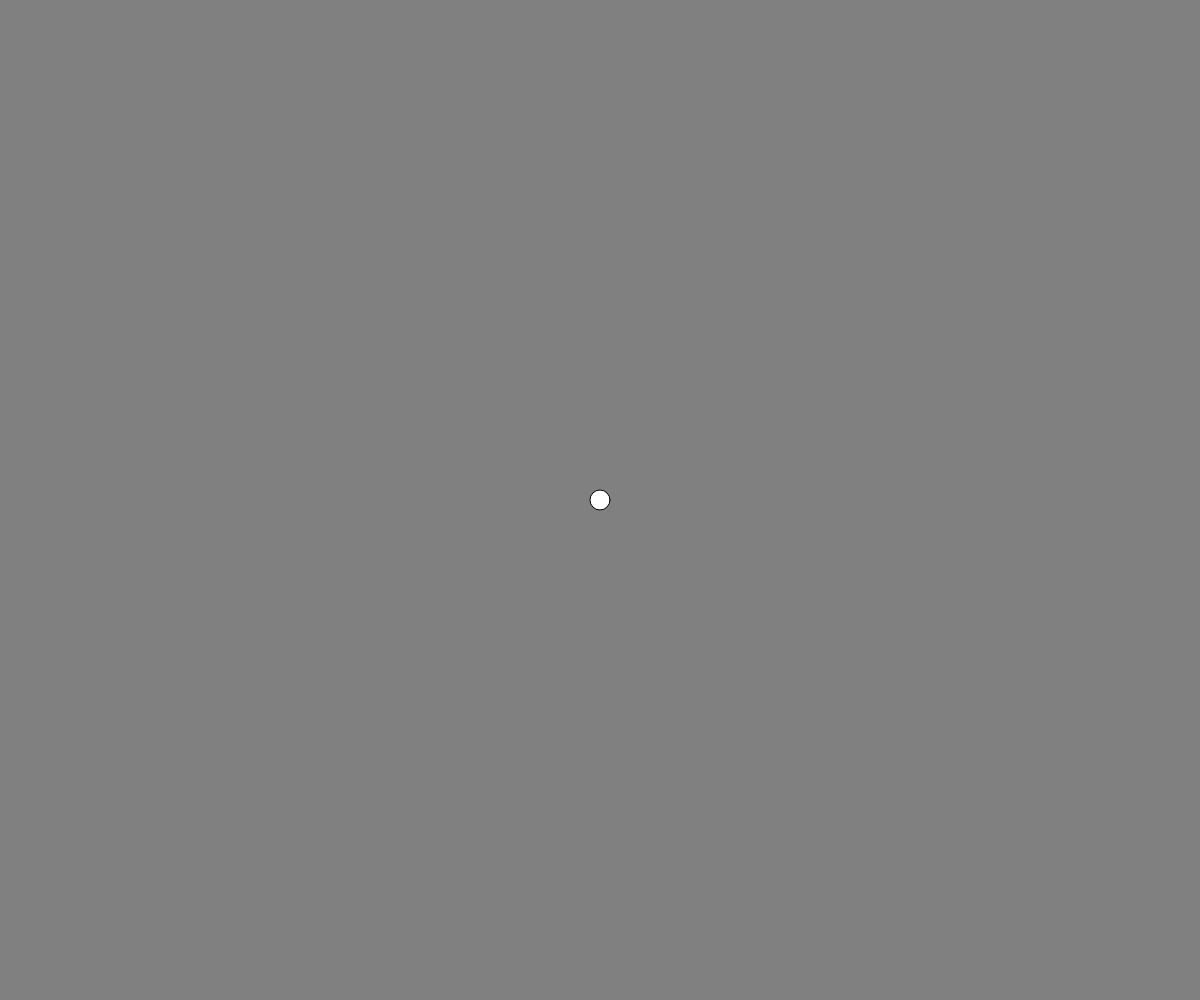
Frame 1 (no input)
Frame 60 (no input): identical to frame 1, image omitted
Frame 120 (the mouse pressed at the canvas centre since frame 60): identical to frame 1, image omitted

The p5.js sketch that drew this single still picture (run headless with seeded random() and noise() and a simulated clock; from frame 60 on, the mouse is pressed at the canvas centre):

// p5.js sketch
// ── sketch.js
//keyPressed(), keyCode
// valor ASCII -> key (case unsensitive): teclas que tenham valor ascii, o valor ascii fica armazenado em 'key'
// teclas sem valor ASCII, a variável keyCode armazena: BACKSPACE, DELETE, ENTER, RETURN, ESCAPE, SHIFT, CONTROL, OPTION, ALT, UP_ARROW, DOWN_ARROW, LEFT_ARROW, RIGHT_ARROW
//https://www.c-sharpcorner.com/blogs/ascii-key-code-value1
//
//return false;

let x, y;
let colores = ['white', 'red', 'green', 'orange', 'yellow'];
let color = 'gray';

function setup() {
  createCanvas(windowWidth, windowHeight);
  background(color);
  frameRate(30);
  x = width / 2;
  y = height / 2;
  circle(x, y, 20);
}

function draw() {
  background(color);
  circle(x, y, 20);
}

function keyPressed() {
  if (keyCode === LEFT_ARROW) {
    if (x > 10) {
      x -= 5;
    }
  } else if (keyCode === RIGHT_ARROW) {
    if (x < width - 10) {
      x += 5;
    }
  } else if (keyCode === UP_ARROW) {
    if (y > 10) {
      y -= 5;
    }
  } else if (keyCode === DOWN_ARROW) {
    if (y < height - 10) {
      y += 5;
    }
  } else if (key === 'c') {
    x = width / 2;
    y = height / 2;
  } else {
    if (key >= '1' && key <= '5') {
      color = colores[key - 1];
    } else {
      color = 'gray';
    }
  }
  return false;
}

function mouseWheel(event) {
  if (event.delta > 0) {
    y -= 10;

    rect(25, pos, 350, 50);
  } else {
    y += 10;

    rect(25, pos, 350, 50);
  }
  return false;
}

// function mousePressed() {
//   if (mouseButton == RIGHT) {
//     background(0);
//   }
// }

// function mouseMoved() {
//   stroke(0, 64);
//   strokeWeight(1);
//   fill(255, 32);
//   d = dist(mouseX, mouseY, pmouseX, pmouseY);
//   constrain(d, 8, 100); //d precisa estar entre 8 e 100
//   ellipse(mouseX, mouseY, d, d); //se o mouse passa rápido, vai ser uma elipse grande, se passar lento vai ser uma elipse pequena
// }

// function mouseDragged() {
//   stroke(0);
//   d = dist(mouseX, mouseY, pmouseX, pmouseY);
//   constrain(d, 0, 100);
//   w = map(d, 0, 100, 1, 10); //converter a escala de 0 a 100 para uma escala de 1 a 10
//   strokeWeight(w);
//   line(mouseX, mouseY, pmouseX, pmouseY);
//   return false; // prevent default behavior
// }

// function mouseReleased() {
//   noStroke();
//   fill(255, 5);
//   rect(0, 0, width, height);
// }

// function mouseClicked() {
//   fill(255, 0, 0);
//   d = random(20, 200);
//   ellipse(mouseX, mouseY, d, d);
// }

// function flor(puntas) {
//   let xx = mouseX; //random(20, width - 20);
//   let yy = mouseY; //random(20, height - 20);
//   // fill(color(random(255), random(255), random(255)));
//   fill(random(255));
//   let angulo = TWO_PI / puntas;
//   let radioInterno = random(10, 20);
//   let radioExterno = random(25, 50);
//   let inicioX = xx + cos(0) * radioInterno;
//   let inicioY = yy + sin(0) * radioExterno;
//   noStroke();
//   beginShape();
//   vertex(inicioX, inicioY);
//   for (let i = 0; i < puntas; i++) {
//     let cx1 = xx + cos(angulo * i) * radioExterno;
//     let cy1 = yy + sin(angulo * i) * radioExterno;
//     let x2 = xx + cos(angulo * (i + 1)) * radioInterno;
//     let y2 = yy + sin(angulo * (i + 1)) * radioInterno;
//     let cx2 = xx + cos(angulo * (i + 1)) * radioExterno;
//     let cy2 = yy + sin(angulo * (i + 1)) * radioExterno;
//     bezierVertex(cx1, cy1, cx2, cy2, x2, y2);
//   }
//   endShape(CLOSE);
// }

// function estrella(puntas) {
//   let vertices = puntas * 2;
//   let angulo = TWO_PI / vertices;
//   let radioInterno = random(5, 10);
//   let radioExterno = random(12, 25);
//   let xx = random(20, width - 20);
//   let yy = random(20, height - 20);
//   fill(color(random(255), random(255), random(255)));
//   noStroke();
//   beginShape();
//   for (let i = 0; i < vertices; i++) {
//     let x, y;
//     if (i % 2 == 0) {
//       x = cos(angulo * i) * radioExterno;
//       y = sin(angulo * i) * radioExterno;
//     } else {
//       x = cos(angulo * i) * radioInterno;
//       y = sin(angulo * i) * radioInterno;
//     }
//     vertex(x + xx, y + yy);
//   }
//   endShape(CLOSE);
// }
